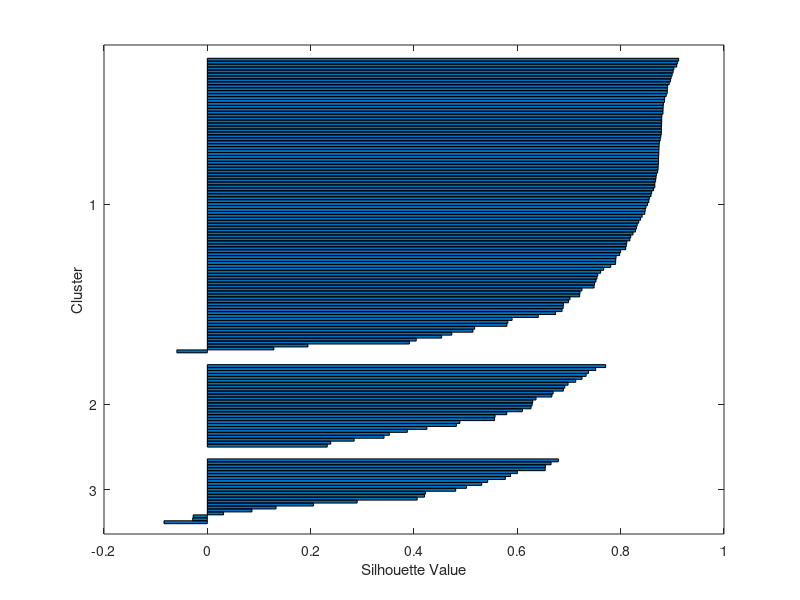

Recreate this plot in MATLAB. (Note: this script raises an error after producing the figure.)
% iris_classify.m — Statistics and Machine Learning Toolbox HEADLINE.
% ----------------------------------------------------------------------
% The canonical Fisher-iris pipeline, exercising the descriptive →
% unsupervised → supervised arc end to end:
%   summarise  ->  pca (reduce)  ->  kmeans (unsupervised check)
%              ->  fitcecoc (one-vs-one linear SVM)  ->  predict
%              ->  confusionmat + accuracy.
%
% The 150x4 dataset is generated from the real Fisher-iris class means and
% spreads (sepal length/width, petal length/width for setosa / versicolor /
% virginica) over the shipped rng-reproducible PRNG — a faithful stand-in
% that keeps the example self-contained (no data file).  No external
% dependency: PCA via a hand-coded symmetric eigensolver, k-means via
% Lloyd + k-means++, the SVM by squared-hinge minimization.
rng(1);
n = 50;
setosa     = [normrnd(5.0,0.35,n,1) normrnd(3.4,0.38,n,1) normrnd(1.5,0.17,n,1) normrnd(0.25,0.10,n,1)];
versicolor = [normrnd(5.9,0.52,n,1) normrnd(2.8,0.31,n,1) normrnd(4.3,0.47,n,1) normrnd(1.30,0.20,n,1)];
virginica  = [normrnd(6.6,0.64,n,1) normrnd(3.0,0.32,n,1) normrnd(5.6,0.55,n,1) normrnd(2.00,0.27,n,1)];
X = [setosa; versicolor; virginica];
y = [ones(n,1); 2*ones(n,1); 3*ones(n,1)];

% ----- descriptive summary --------------------------------------------
fprintf('feature means : %.2f %.2f %.2f %.2f\n', ...
        mean(X(:,1)), mean(X(:,2)), mean(X(:,3)), mean(X(:,4)));

% ----- PCA: how much variance lives in the first two components -------
[coeff, score, latent, ts, explained] = pca(X);
fprintf('PCA explained : PC1 %.1f%%  PC2 %.1f%%\n', explained(1), explained(2));

% ----- unsupervised check: k-means into 3 clusters --------------------
rng(2);
idx = kmeans(X, 3);
fprintf('kmeans silhouette = %.3f\n', mean(silhouette(X, idx)));

% ----- supervised: multiclass SVM (ECOC), score on the data ----------
mdl = fitcecoc(X, y);
yp  = predict(mdl, X);
Cm  = confusionmat(y, yp);
fprintf('confusion diag : %.0f %.0f %.0f  (of %.0f per class)\n', ...
        Cm(1,1), Cm(2,2), Cm(3,3), n);
acc = (Cm(1,1) + Cm(2,2) + Cm(3,3)) / (3*n);
fprintf('SVM accuracy   = %.1f%%\n', 100*acc);
